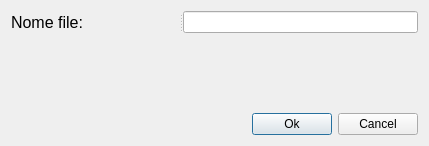
<?xml version="1.0" encoding="UTF-8"?>
<ui version="4.0">
 <class>NewFileDialog</class>
 <widget class="QDialog" name="NewFileDialog">
  <property name="geometry">
   <rect>
    <x>0</x>
    <y>0</y>
    <width>429</width>
    <height>146</height>
   </rect>
  </property>
  <property name="windowTitle">
   <string>Nuovo documento</string>
  </property>
  <layout class="QVBoxLayout" name="verticalLayout_2">
   <item>
    <layout class="QVBoxLayout" name="verticalLayout">
     <item>
      <widget class="QSplitter" name="splitter">
       <property name="sizePolicy">
        <sizepolicy hsizetype="Expanding" vsizetype="Fixed">
         <horstretch>0</horstretch>
         <verstretch>0</verstretch>
        </sizepolicy>
       </property>
       <property name="maximumSize">
        <size>
         <width>16777215</width>
         <height>16777215</height>
        </size>
       </property>
       <property name="orientation">
        <enum>Qt::Horizontal</enum>
       </property>
       <widget class="QLabel" name="label">
        <property name="styleSheet">
         <string notr="true">*{
font-familiy: Roboto;
font-size: 16px;
}</string>
        </property>
        <property name="text">
         <string>Nome file: </string>
        </property>
       </widget>
       <widget class="QLineEdit" name="filenameEdit"/>
      </widget>
     </item>
     <item>
      <spacer name="verticalSpacer">
       <property name="orientation">
        <enum>Qt::Vertical</enum>
       </property>
       <property name="sizeHint" stdset="0">
        <size>
         <width>20</width>
         <height>40</height>
        </size>
       </property>
      </spacer>
     </item>
     <item>
      <widget class="QSplitter" name="splitter_2">
       <property name="orientation">
        <enum>Qt::Horizontal</enum>
       </property>
       <widget class="QWidget" name="horizontalLayoutWidget">
        <layout class="QHBoxLayout" name="horizontalLayout">
         <item>
          <spacer name="horizontalSpacer">
           <property name="orientation">
            <enum>Qt::Horizontal</enum>
           </property>
           <property name="sizeHint" stdset="0">
            <size>
             <width>40</width>
             <height>20</height>
            </size>
           </property>
          </spacer>
         </item>
         <item>
          <widget class="QPushButton" name="Ok">
           <property name="text">
            <string>Ok</string>
           </property>
          </widget>
         </item>
         <item>
          <widget class="QPushButton" name="Cancel">
           <property name="text">
            <string>Cancel</string>
           </property>
          </widget>
         </item>
        </layout>
       </widget>
      </widget>
     </item>
    </layout>
   </item>
  </layout>
 </widget>
 <resources/>
 <connections>
  <connection>
   <sender>Ok</sender>
   <signal>clicked()</signal>
   <receiver>NewFileDialog</receiver>
   <slot>accept()</slot>
   <hints>
    <hint type="sourcelabel">
     <x>269</x>
     <y>118</y>
    </hint>
    <hint type="destinationlabel">
     <x>214</x>
     <y>72</y>
    </hint>
   </hints>
  </connection>
  <connection>
   <sender>Cancel</sender>
   <signal>clicked()</signal>
   <receiver>NewFileDialog</receiver>
   <slot>reject()</slot>
   <hints>
    <hint type="sourcelabel">
     <x>369</x>
     <y>118</y>
    </hint>
    <hint type="destinationlabel">
     <x>214</x>
     <y>72</y>
    </hint>
   </hints>
  </connection>
 </connections>
</ui>
